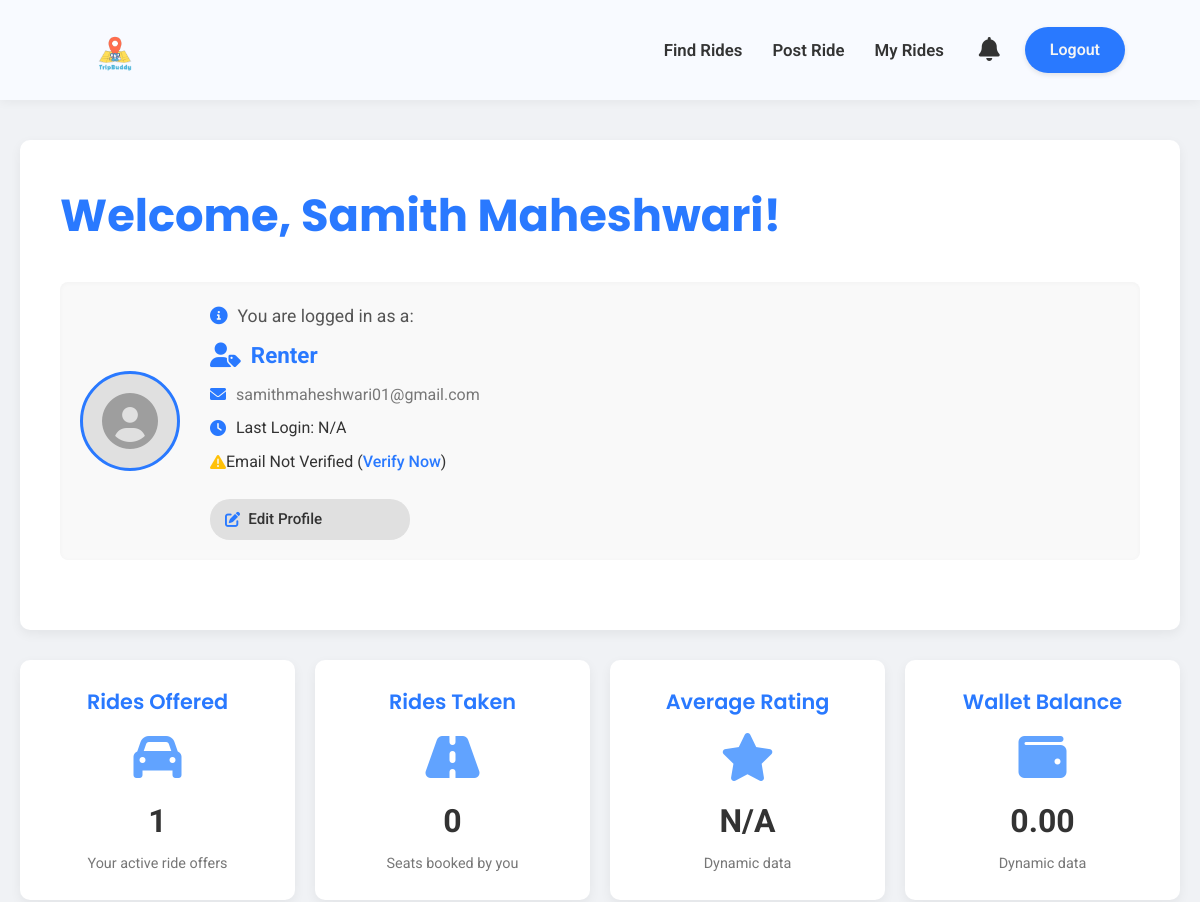
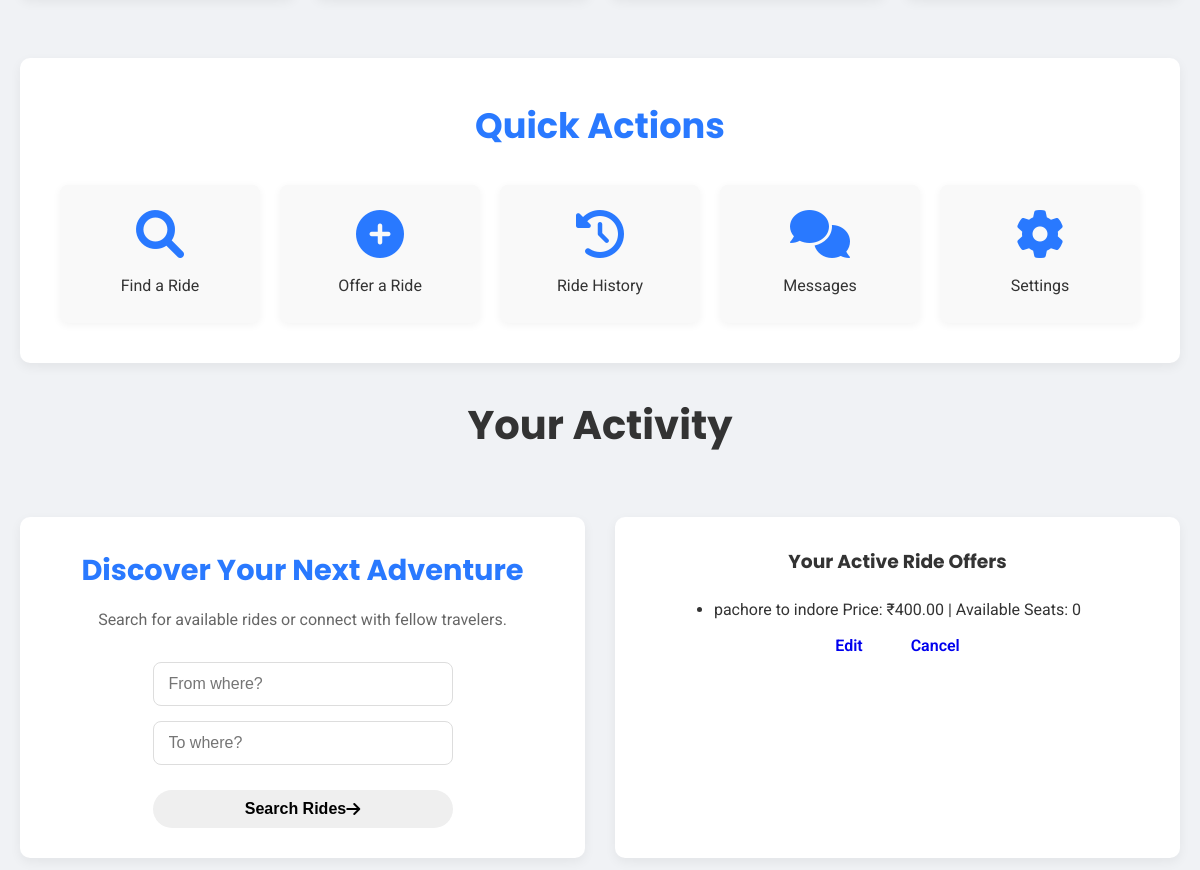
Page /dashboard (signed in, upper part) on the earlier database version (2 pictures, top to bottom).
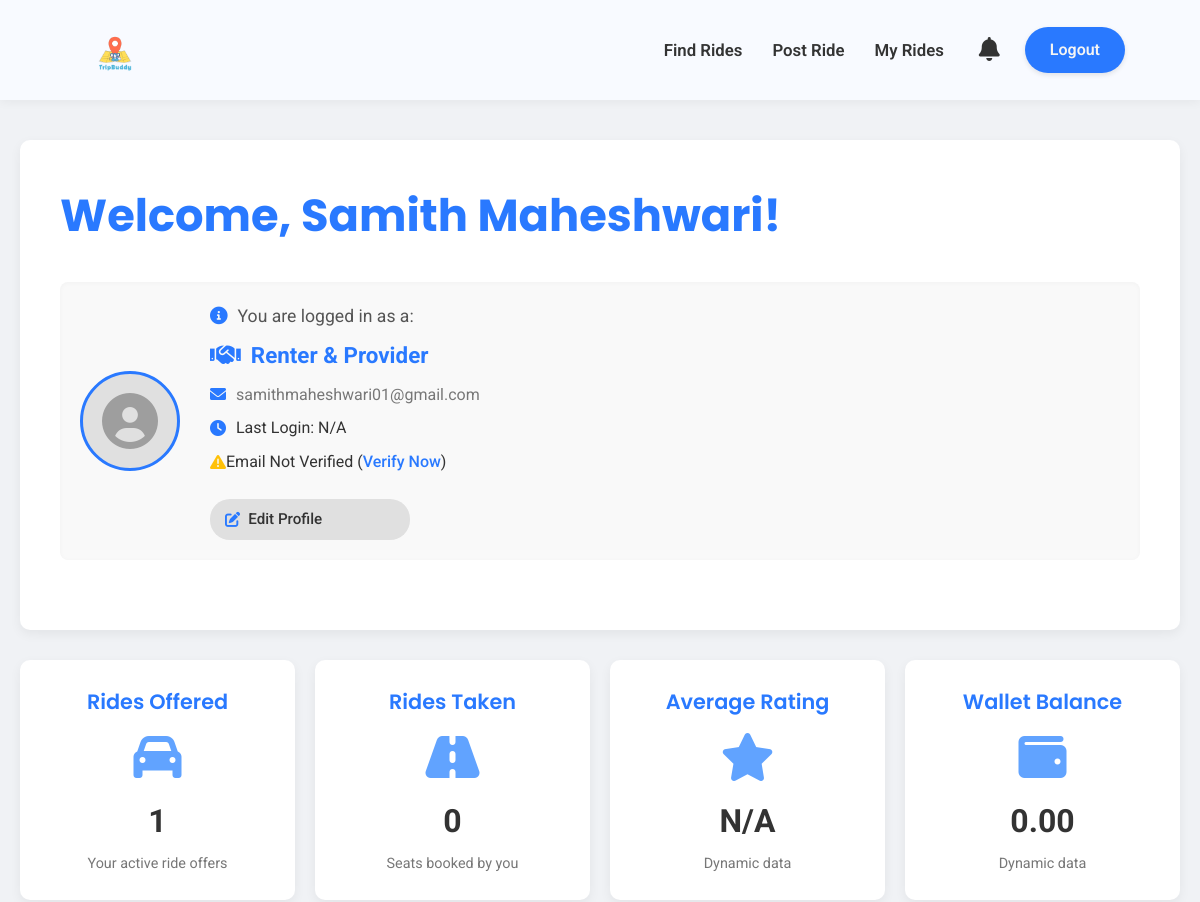
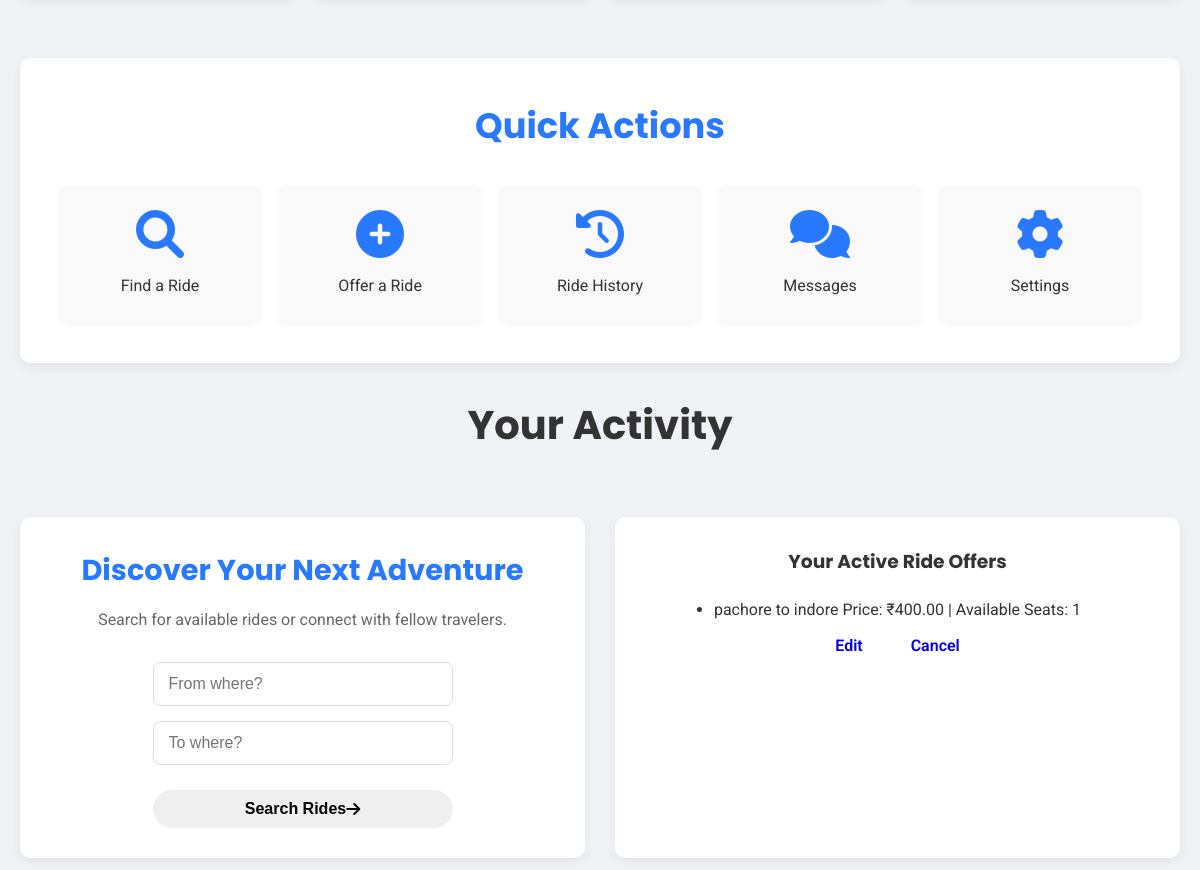
Same page on the later database version (2 pictures, top to bottom).
### models.py (models this page shows, shortened)
class Ride(db.Model):
    id = db.Column(db.Integer, primary_key=True)
    start_location = db.Column(db.String(100), nullable=False)
    end_location = db.Column(db.String(100), nullable=False)
    price = db.Column(db.Float, nullable=False)
    seats = db.Column(db.Integer, nullable=False) # Represents available seats
    creator_id = db.Column(db.Integer, db.ForeignKey('user.id'), nullable=False)

### app.py (the view)
@app.route('/dashboard')
@login_required
def dashboard():
    user_rides = Ride.query.filter_by(creator_id=current_user.id).all()
    rides_offered_count = len(user_rides)
    rides_taken_count = current_user.rides_taken
    return render_template('dashboard.html',
                           name=current_user.username,
                           role=current_user.role,
                           user_rides=user_rides,
                           rides_offered_count=rides_offered_count,
                           rides_taken_count=rides_taken_count,
                           can_offer_rides=current_user.can_offer_rides,
                           can_find_rides=current_user.can_find_rides)

### app.py (called while the page is built)
@login_manager.user_loader
def load_user(user_id):
    return User.query.get(int(user_id))

### templates/dashboard.html (shortened to what the changed rows need)
<!DOCTYPE html>
<html lang="en">
<head>
    <link rel="stylesheet" href="https://cdnjs.cloudflare.com/ajax/libs/font-awesome/6.0.0-beta3/css/all.min.css">
    <link rel="stylesheet" href="{{ url_for('static', filename='css/main.css') }}">
    <link rel="stylesheet" href="{{ url_for('static', filename='css/dashboard.css') }}">
</head>
<body>
    <main>
        <div class="dashboard-content">
            <h1 class="welcome-heading">Welcome, {{ name }}!</h1>
            <div class="user-summary-section">
                <div class="user-details">
                    <p class="logged-in-as"><i class="fas fa-info-circle info-icon"></i> You are logged in as a:</p>
                    <p class="user-role-display">
                        {% if role == 'Renter' %}
                            <i class="fas fa-user-tag role-icon"></i> Renter
                        {% elif role == 'Provider' %}
                            <i class="fas fa-car-side role-icon"></i> Provider
                        {% elif role == 'Renter, Provider' %}
                            <i class="fas fa-handshake role-icon"></i> Renter & Provider
                        {% else %}
                            <i class="fas fa-user role-icon"></i> {{ role }} {% endif %}
                    </p>
                    <p class="user-email-display"><i class="fas fa-envelope email-icon"></i> {{ current_user.email }}</p>
                    <p class="user-meta-info"><i class="fas fa-clock meta-icon"></i> Last Login: {{ current_user.last_login_date | default('N/A') }}</p>
                    <p class="user-meta-info">
                        {% if current_user.is_email_verified %}
                            <i class="fas fa-check-circle verified-icon"></i> Email Verified
                        {% else %}
                            <i class="fas fa-exclamation-triangle unverified-icon"></i> Email Not Verified (<a href="#" class="verify-link">Verify Now</a>)
                        {% endif %}
                    </p>
                    <a href="#" class="edit-profile-link"><i class="fas fa-edit"></i> Edit Profile</a>
                </div>
            </div>
        </div>
        <section class="quick-actions-section">
            <h2 class="quick-actions-heading">Quick Actions</h2>
        </section>
        <h2 class="main-activity-title">Your Activity</h2>
        <section class="activity-cards-grid">
            <div class="card active-offers-card">
                {% if user_rides %}
                    <ul class="offer-list">
                        {% for ride in user_rides %}
                            <li class="offer-item">
                                <span class="offer-route">{{ ride.start_location }} to {{ ride.end_location }}</span>
                                <span class="offer-details">Price: ₹{{ "%.2f"|format(ride.price) }} | Available Seats: {{ ride.seats }}</span>
                                <div class="offer-actions">
                                    <a href="#" class="btn btn-sm btn-info">Edit</a>
                                    <a href="#" class="btn btn-sm btn-danger">Cancel</a>
                                </div>
                            </li>
                        {% endfor %}
                    </ul>
                {% else %}
                    <p class="no-offers-message"><i class="fas fa-info-circle"></i> You currently have no active ride offers.</p>
                    <a href="{{ url_for('post_ride') }}" class="btn btn-secondary-outline">Post a New Ride</a>
                {% endif %}
            </div>
            </section>
        </main>
    </body>
</html>

Differences in the rows shown:
changed User "Samith Maheshwari": role "Renter" → "Renter, Provider" (drawn)
changed Ride "pachore": seats "0" → "1"
Other differences:
text no longer shown: "Renter"
text now shown: "Renter & Provider"
